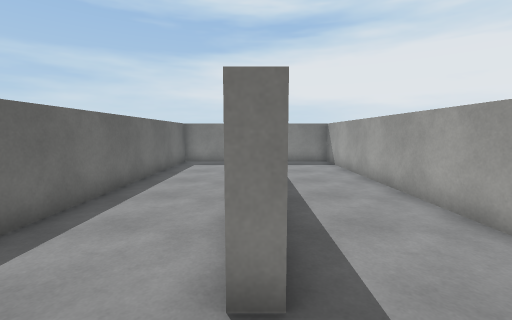
View 1 (above)

18 first-person views from a walk through a Unity game level. The camera is 1.5 m above the floor, tilts 6° down and sees 90° across. Doors are open. The floor is counted in squares, 1 m on a side. Each view is taken from the middle of a square. On the plan, view 1 faces up. The plan holds only what a view shows up to about 13 squares ahead; the rest is blank. The place goes on beyond the plan. The player is left out. Surface patterns are stand-ins for the level's own textures.

View 2
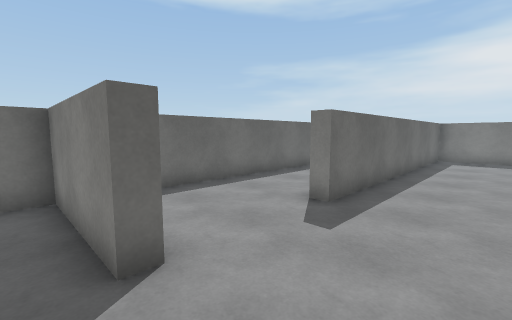

View 3
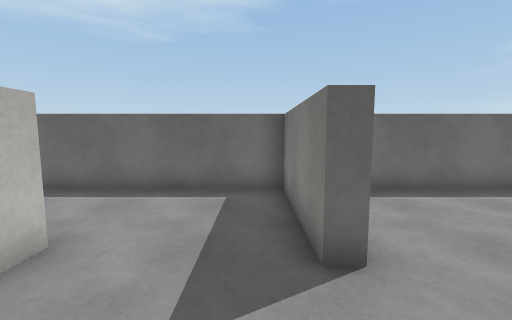

View 4
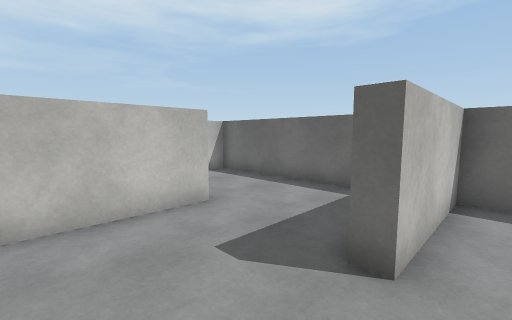

View 5
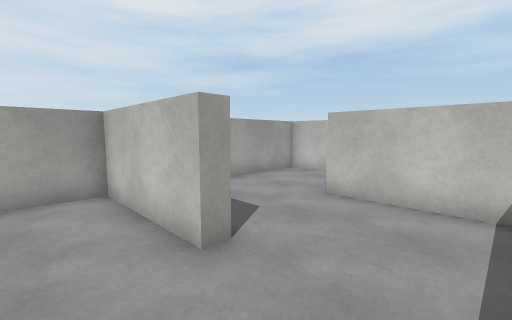

View 6
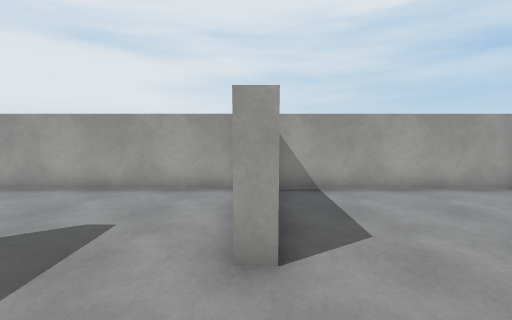

View 7
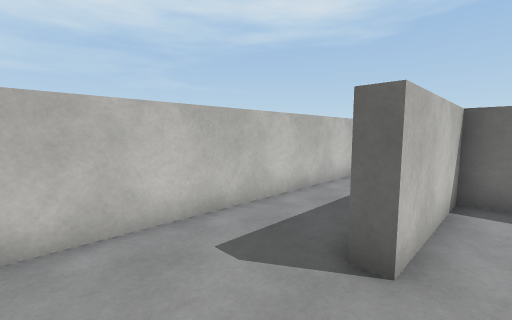

View 8
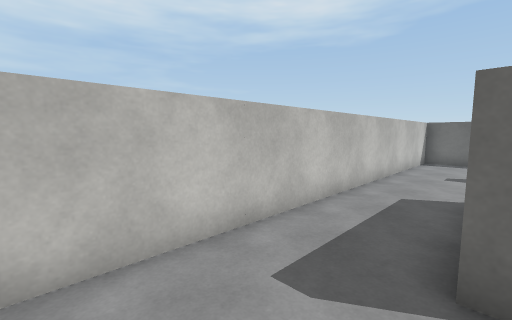

View 9
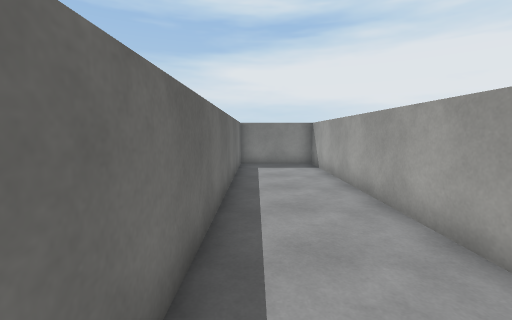

View 10
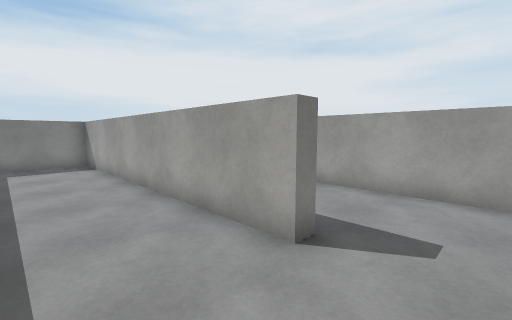

View 11
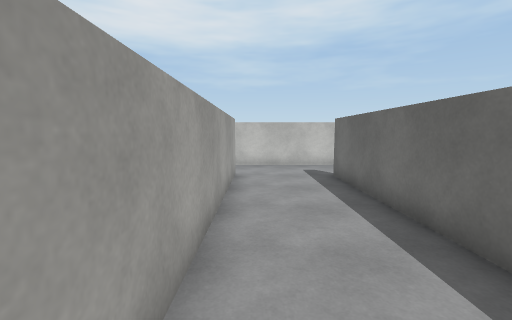

View 12
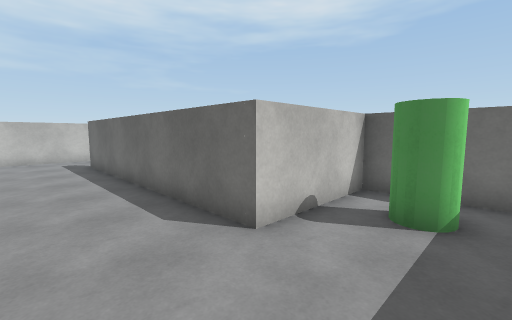

View 13
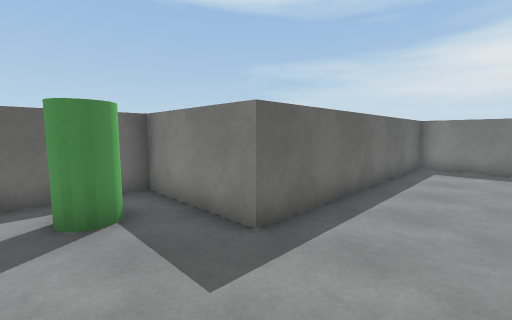

View 14
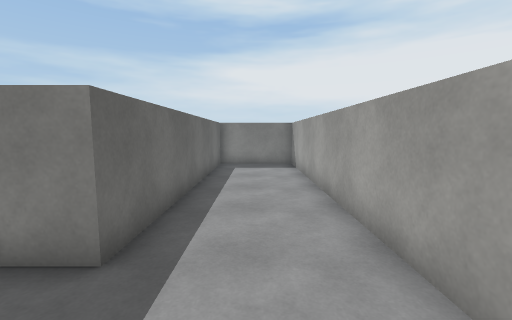

View 15
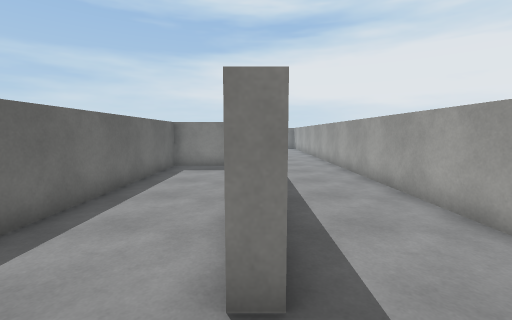

View 16
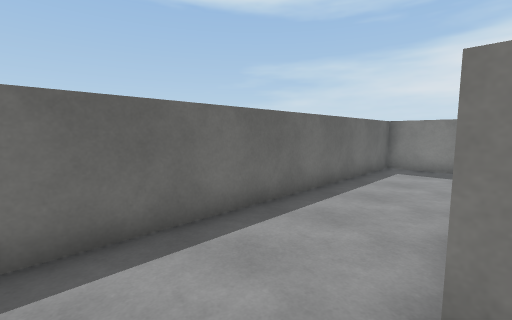

View 17
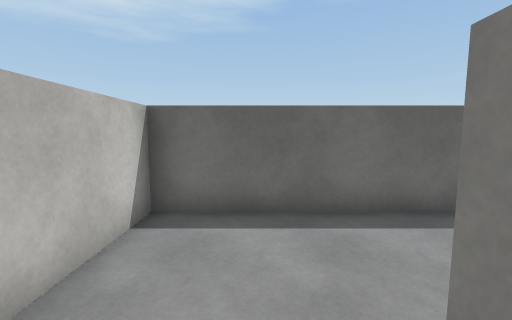

View 18
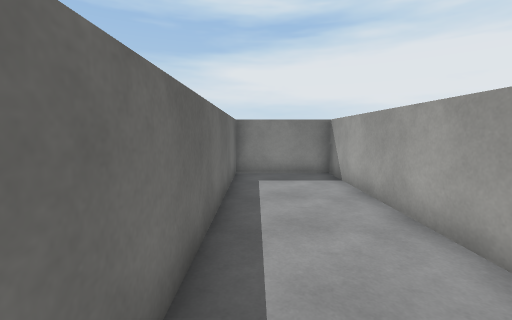

### Floor plan
Ten units are one square. View 1 is at (0, 0); x grows to the right and y downward. Boxes are objects, and circles mark ways between rooms. Rooms are numbered by the first view taken in them; rooms with no view inside come last. Other rooms are left out.
<svg viewBox="-122 -140 165 275">
<path fill="none" stroke="#000" d="M-2 64 -2 57 38 57 38 -135 3 -135 3 -20 -2 -20 -2 -135 -37 -135 -37 17 3 17 3 22 -37 22 -37 98 3 98 3 102M-54 130 38 130 38 65M-78 -3 -78 100 -82 100M-94 2 -117 2 -117 130 -54 130M-42 -26 -42 -135 -78 -135 -78 -38M-42 102 -42 -11M-78 -38 -117 -38 -117 -3 -78 -3"/>
<rect x="-105" y="-25" width="10" height="10" fill="#bbb"><title>other object</title></rect>
<circle cx="-55" cy="115" r="3" fill="#2a7"/>
<circle cx="-80" cy="-20" r="3" fill="#2a7"/>
<text x="0" y="0">1</text>
<text x="-70" y="20">2</text>
<text x="-100" y="-20">3</text>
</svg>
Room 1 opens to room 2. Room 2 opens to room 3.

Where each view was taken, in squares from view 1:
view 1: 0 up, 0 right, facing up
view 2: 3 down, 3 right, facing up-left
view 3: 3 down, 3 right, facing left
view 4: 1 down, 3 right, facing down-left
view 5: 4 down, 3 left, facing down-right
view 6: 6 down, 3 left, facing right
view 7: 9 down, 3 right, facing down-left
view 8: 10 down, 3 right, facing down-left
view 9: 1 up, 3 left, facing up
view 10: 0 up, 3 left, facing up-right
view 11: 1 down, 5 left, facing down
view 12: 3 up, 5 left, facing down-left
view 13: 1 up, 5 left, facing up-left
view 14: 1 up, 6 left, facing up
view 15: 12 down, 8 left, facing up
view 16: 12 down, 8 left, facing up-left
view 17: 11 down, 7 left, facing left
view 18: 4 up, 1 right, facing up
